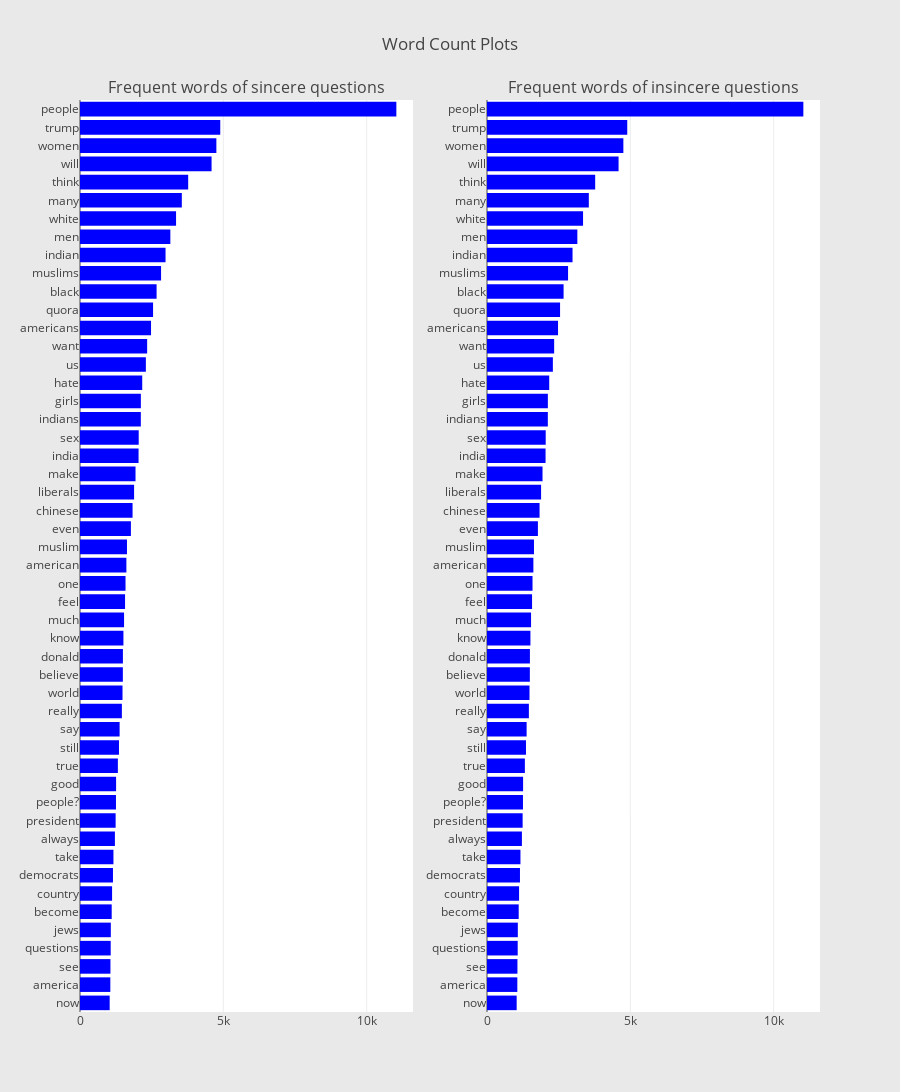

The code cell stored with this chart in its notebook:
### Markdown cell above
Let's look at the most frequent words in each of the classes separately and immediately visualize it

### Code cell
from collections import defaultdict
from wordcloud import WordCloud, STOPWORDS
train1_df = train_df[train_df["target"]==1]
train0_df = train_df[train_df["target"]==0]

## custom function for ngram generation ##
def generate_ngrams(text, n_gram=1):
    token = [token for token in text.lower().split(" ") if token != "" if token not in STOPWORDS]
    ngrams = zip(*[token[i:] for i in range(n_gram)])
    return [" ".join(ngram) for ngram in ngrams]

## custom function for horizontal bar chart ##
def horizontal_bar_chart(df, color):
    trace = go.Bar(
        y=df["word"].values[::-1],
        x=df["wordcount"].values[::-1],
        showlegend=False,
        orientation = 'h',
        marker=dict(
            color=color,
        ),
    )
    return trace

## Get the bar chart from sincere questions ##
freq_dict = defaultdict(int)
for sent in train0_df["question_text"]:
    for word in generate_ngrams(sent):
        freq_dict[word] += 1
fd_sorted_0 = pd.DataFrame(sorted(freq_dict.items(), key=lambda x: x[1])[::-1])
fd_sorted_0.columns = ["word", "wordcount"]
trace0 = horizontal_bar_chart(fd_sorted.head(50), 'blue')

## Get the bar chart from insincere questions ##
freq_dict = defaultdict(int)
for sent in train1_df["question_text"]:
    for word in generate_ngrams(sent):
        freq_dict[word] += 1
fd_sorted_1 = pd.DataFrame(sorted(freq_dict.items(), key=lambda x: x[1])[::-1])
fd_sorted_1.columns = ["word", "wordcount"]
trace1 = horizontal_bar_chart(fd_sorted.head(50), 'blue')

# Creating two subplots
fig = tools.make_subplots(rows=1, cols=2, vertical_spacing=0.04,
                          subplot_titles=["Frequent words of sincere questions", 
                                          "Frequent words of insincere questions"])
fig.append_trace(trace0, 1, 1)
fig.append_trace(trace1, 1, 2)
fig['layout'].update(height=1200, width=900, paper_bgcolor='rgb(233,233,233)', title="Word Count Plots")
py.iplot(fig, filename='word-plots')

### Figure 1 — Plotly figure (JSON) as saved in the notebook; plotly's stock layout.template omitted (floating-point values rounded to 4 significant figures)
{"data": [{"marker": {"color": "blue"}, "orientation": "h", "showlegend": false, "x": [1035, 1058, 1062, 1071, 1075, 1106, 1119, 1150, 1167, 1218, 1243, 1255, 1259, 1321, 1360, 1382, 1461, 1483, 1495, 1497, 1515, 1537, 1572, 1588, 1618, 1639, 1776, 1834, 1887, 1937, 2043, 2048, 2122, 2123, 2171, 2298, 2343, 2478, 2549, 2672, 2828, 2984, 3152, 3351, 3552, 3774, 4590, 4757, 4893, 11036], "y": ["now", "america", "see", "questions", "jews", "become", "country", "democrats", "take", "always", "president", "people?", "good", "true", "still", "say", "really", "world", "believe", "donald", "know", "much", "feel", "one", "american", "muslim", "even", "chinese", "liberals", "make", "india", "sex", "indians", "girls", "hate", "us", "want", "americans", "quora", "black", "muslims", "indian", "men", "white", "many", "think", "will", "women", "trump", "people"], "type": "bar", "uid": "1a784f6a-5eb3-4523-a186-ca06c7a62adb", "xaxis": "x", "yaxis": "y"}, {"marker": {"color": "blue"}, "orientation": "h", "showlegend": false, "x": [1035, 1058, 1062, 1071, 1075, 1106, 1119, 1150, 1167, 1218, 1243, 1255, 1259, 1321, 1360, 1382, 1461, 1483, 1495, 1497, 1515, 1537, 1572, 1588, 1618, 1639, 1776, 1834, 1887, 1937, 2043, 2048, 2122, 2123, 2171, 2298, 2343, 2478, 2549, 2672, 2828, 2984, 3152, 3351, 3552, 3774, 4590, 4757, 4893, 11036], "y": ["now", "america", "see", "questions", "jews", "become", "country", "democrats", "take", "always", "president", "people?", "good", "true", "still", "say", "really", "world", "believe", "donald", "know", "much", "feel", "one", "american", "muslim", "even", "chinese", "liberals", "make", "india", "sex", "indians", "girls", "hate", "us", "want", "americans", "quora", "black", "muslims", "indian", "men", "white", "many", "think", "will", "women", "trump", "people"], "type": "bar", "uid": "fb0101ab-9e0c-4ad8-8526-5bffea218c06", "xaxis": "x2", "yaxis": "y2"}], "layout": {"annotations": [{"font": {"size": 16}, "showarrow": false, "text": "Frequent words of sincere questions", "x": 0.225, "xanchor": "center", "xref": "paper", "y": 1, "yanchor": "bottom", "yref": "paper"}, {"font": {"size": 16}, "showarrow": false, "text": "Frequent words of insincere questions", "x": 0.775, "xanchor": "center", "xref": "paper", "y": 1, "yanchor": "bottom", "yref": "paper"}], "xaxis": {"anchor": "y", "domain": [0, 0.45]}, "yaxis": {"anchor": "x", "domain": [0, 1]}, "xaxis2": {"anchor": "y2", "domain": [0.55, 1]}, "yaxis2": {"anchor": "x2", "domain": [0, 1]}, "height": 1200, "width": 900, "paper_bgcolor": "rgb(233,233,233)", "title": "Word Count Plots"}}
